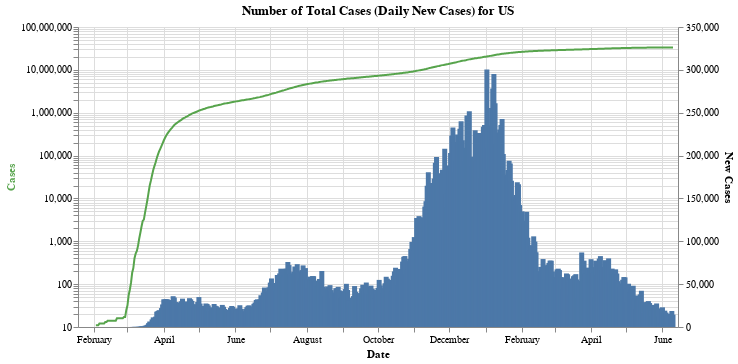

Source (notebook cell):
### Code cell
#hide_input
_new_bar = alt.Chart(df_country_cases).mark_bar().encode(
    alt.X('Date:T'),
    alt.Y('New Cases:Q'),
    tooltip = list(df_country_cases)
)

_total_line = alt.Chart(df_country_cases[df_country_cases['Cases'] > 10]).mark_line(color='#57A44C').encode(
    alt.X('Date:T'),
    alt.Y('Cases:Q', axis=alt.Axis(titleColor='#57A44C'), scale=alt.Scale(type='log')),
    tooltip = list(df_country_cases)
)

alt.layer(_total_line, _new_bar).properties(
    width = 600,
    title = f'Number of Total Cases (Daily New Cases) for {country}'
).resolve_scale(y='independent')

### Figure 1 — Vega-Lite specification as saved in the notebook (floating-point values rounded to 4 significant figures; data arrays with more than 128 entries replaced by an {"elided": "..."} marker saying what was removed)
{"config": {"view": {"continuousWidth": 400, "continuousHeight": 300}}, "layer": [{"data": {"name": "data-97e7fe8d742e617ff1f06588196355ef"}, "mark": {"type": "line", "color": "#57A44C"}, "encoding": {"tooltip": [{"type": "temporal", "field": "Date"}, {"type": "quantitative", "field": "Cases"}, {"type": "quantitative", "field": "Deaths"}, {"type": "quantitative", "field": "Recovered"}, {"type": "quantitative", "field": "Active"}, {"type": "quantitative", "field": "New Cases"}, {"type": "quantitative", "field": "New Deaths"}, {"type": "quantitative", "field": "New Recovered"}, {"type": "quantitative", "field": "New Active"}, {"type": "quantitative", "field": "Deaths_Rate"}, {"type": "quantitative", "field": "Recovered_Rate"}], "x": {"type": "temporal", "field": "Date"}, "y": {"type": "quantitative", "axis": {"titleColor": "#57A44C"}, "field": "Cases", "scale": {"type": "log"}}}}, {"data": {"name": "data-1e7ab7022b76e0749ba18bc94a9903da"}, "mark": "bar", "encoding": {"tooltip": [{"type": "temporal", "field": "Date"}, {"type": "quantitative", "field": "Cases"}, {"type": "quantitative", "field": "Deaths"}, {"type": "quantitative", "field": "Recovered"}, {"type": "quantitative", "field": "Active"}, {"type": "quantitative", "field": "New Cases"}, {"type": "quantitative", "field": "New Deaths"}, {"type": "quantitative", "field": "New Recovered"}, {"type": "quantitative", "field": "New Active"}, {"type": "quantitative", "field": "Deaths_Rate"}, {"type": "quantitative", "field": "Recovered_Rate"}], "x": {"type": "temporal", "field": "Date"}, "y": {"type": "quantitative", "field": "New Cases"}}}], "resolve": {"scale": {"y": "independent"}}, "title": "Number of Total Cases (Daily New Cases) for US", "width": 600, "$schema": "https://vega.github.io/schema/vega-lite/v4.8.1.json", "datasets": {"data-97e7fe8d742e617ff1f06588196355ef": {"elided": "494 records"}, "data-1e7ab7022b76e0749ba18bc94a9903da": {"elided": "506 records"}}}
